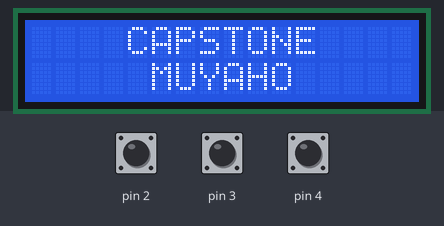
Bench run of a sketch on a simulated Arduino Uno, built with avr-gcc and run on an emulated ATmega328P. Shown: 16×2 character LCD. The inputs (shaded band) are chosen by the test bench; at power-on: pin 2 HIGH, pin 3 HIGH, pin 4 HIGH.

Above: at 1.2 s.
1.3 s: pin 2 pulled LOW for 0.15 s
At 1.37 s:
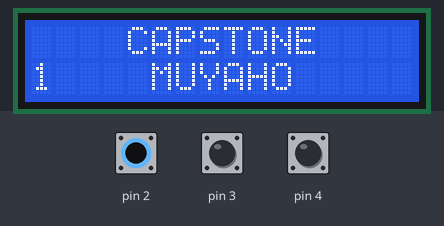
2.9 s: pin 3 pulled LOW for 0.15 s
At 2.98 s:
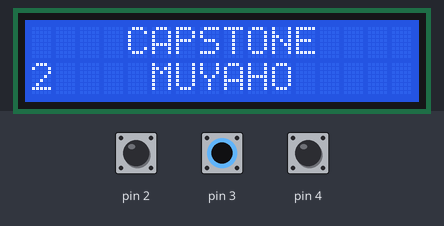
4.5 s: pin 4 pulled LOW for 0.15 s
At 4.58 s:
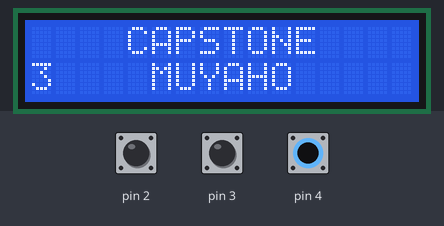
Timing chart, 0 to 7.5 s (numbered marks = the images above; inputs shaded):
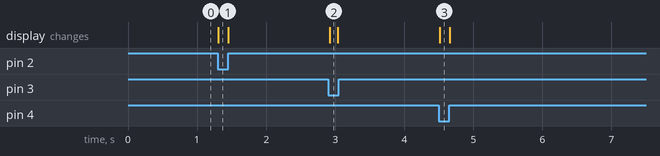

The sketch:

lcd_test.ino
```cpp
#include <Wire.h>
// 0x27

#include <LiquidCrystal_I2C.h>
#include <Wire.h>

// 0x3F I2C 주소를 가지고 있는 16x2 LCD객체를 생성합니다.(I2C 주소는 LCD에 맞게 수정해야 합니다.)
LiquidCrystal_I2C lcd(0x27, 16, 2);

void setup() {
  lcd.init();
  lcd.backlight();
  pinMode(2, INPUT_PULLUP);
  pinMode(3, INPUT_PULLUP);
  pinMode(4, INPUT_PULLUP);
}

void loop() {
  lcd.setCursor(0,0);           // 0번째 줄 0번째 셀부터 입력하게 합니다.
  lcd.print("    CAPSTONE    ");  // 문구를 출력합니다.
  lcd.setCursor(0,1);           // 1번째 줄 0번째 셀부터 입력하게 합니다.
  lcd.print("     MUYAHO     ");
  if(digitalRead(2)==LOW) {
    lcd.setCursor(0,1);
    lcd.print("1");
  }
  if(digitalRead(3)==LOW) {
    lcd.setCursor(0,1);
    lcd.print("2");
  }
  if(digitalRead(4)==LOW) {
    lcd.setCursor(0,1);
    lcd.print("3");
  }
  /*
  delay(500);
  lcd.clear();
  delay(500);
  */
}
```

Measured:
- after the input at 1.3 s, the display: changes at once (image 1)
- after the input at 2.9 s, the display: changes at once (image 2)
- after the input at 4.5 s, the display: changes at once (image 3)
